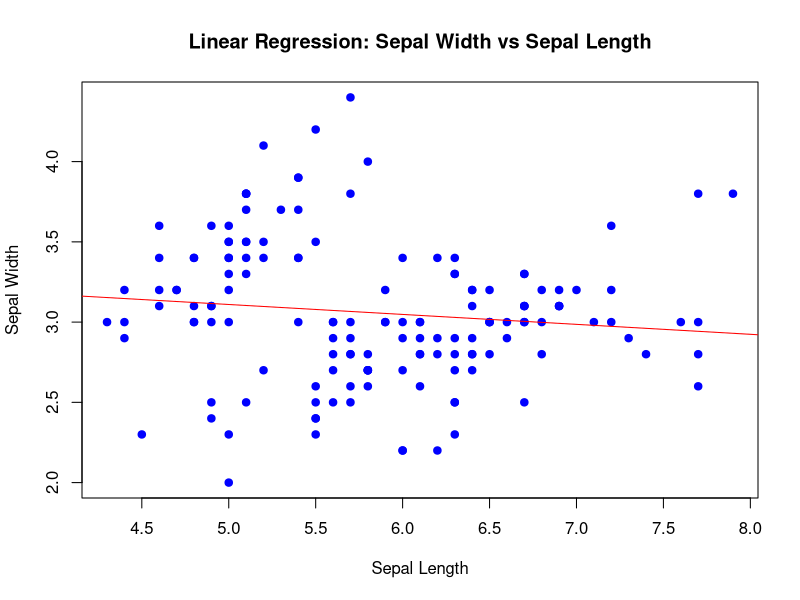
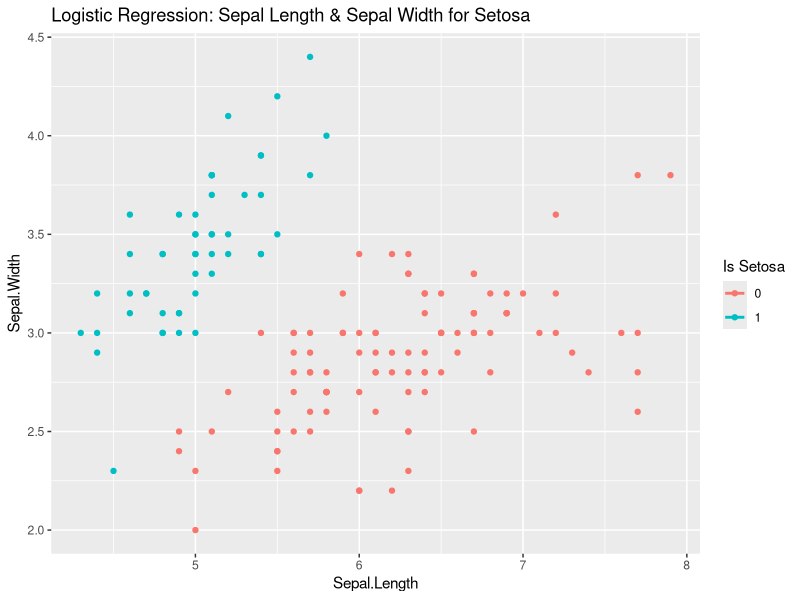

Here is the R script that generated these plots, in order:
# data
data(iris)

# Linear Regression:
linear_model <- lm(Sepal.Width ~ Sepal.Length, data = iris)

summary(linear_model)

# Plot the linear regression
plot(iris$Sepal.Length, iris$Sepal.Width, main = "Linear Regression: Sepal Width vs Sepal Length",
     xlab = "Sepal Length", ylab = "Sepal Width", pch = 19, col = "blue")

abline(linear_model, col = "red")



















# Logistic Regression: Classify if Species is Setosa based on Sepal.Width and Sepal.Length
# ----------------------------------------------------------------------------------------
# Create a binary variable for Setosa (1 for Setosa, 0 otherwise)
iris$IsSetosa <- ifelse(iris$Species == "setosa", 1, 0)



# Fit the logistic regression model
logistic_model <- glm(IsSetosa ~ Sepal.Length + Sepal.Width, data = iris, family = binomial)

# Summary of the logistic model
summary(logistic_model)

# Predict probabilities of being Setosa
iris$Predicted_Prob <- predict(logistic_model, type = "response")

# Classify as Setosa (1) if probability > 0.5, otherwise 0
iris$Predicted_Class <- ifelse(iris$Predicted_Prob > 0.5, 1, 0)

# Confusion matrix to check accuracy
table(Predicted = iris$Predicted_Class, Actual = iris$IsSetosa)

# Plotting logistic regression results
library(ggplot2)
ggplot(iris, aes(x = Sepal.Length, y = Sepal.Width, color = factor(IsSetosa))) +
  geom_point() +
  stat_smooth(method = "glm", method.args = list(family = binomial), se = FALSE) +
  labs(title = "Logistic Regression: Sepal Length & Sepal Width for Setosa",
       color = "Is Setosa")
